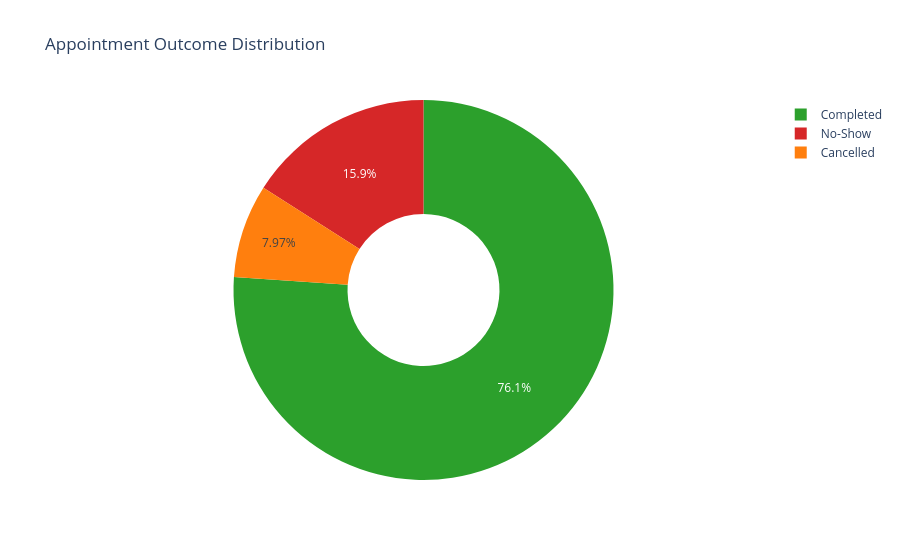

The cell this chart's notebook holds for it:
### Code cell
# B. Outcome Split
outcome_counts = historical_df['appointment_status'].value_counts().reset_index()
outcome_counts.columns = ['Status', 'Count']

fig2 = px.pie(outcome_counts, values='Count', names='Status', hole=0.4, 
              title='Appointment Outcome Distribution', color='Status',
              color_discrete_map={'Completed': '#2ca02c', 'No-Show': '#d62728', 'Cancelled': '#ff7f0e'})
fig2.show()

### Figure 1 — Plotly figure (JSON) as saved in the notebook; plotly's stock layout.template omitted (floating-point values rounded to 4 significant figures)
{"data": [{"customdata": [["Completed"], ["No-Show"], ["Cancelled"]], "domain": {"x": [0, 1], "y": [0, 1]}, "hole": 0.4, "hovertemplate": "Status=%{customdata[0]}<br>Count=%{value}<extra></extra>", "labels": ["Completed", "No-Show", "Cancelled"], "legendgroup": "", "marker": {"colors": ["#2ca02c", "#d62728", "#ff7f0e"]}, "name": "", "showlegend": true, "type": "pie", "values": [55275, 11584, 5793]}], "layout": {"legend": {"tracegroupgap": 0}, "title": {"text": "Appointment Outcome Distribution"}}}
